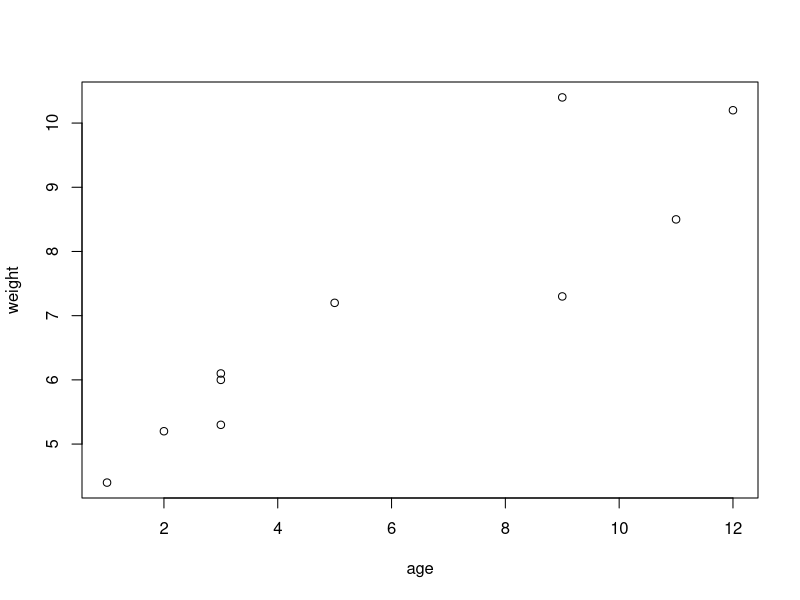
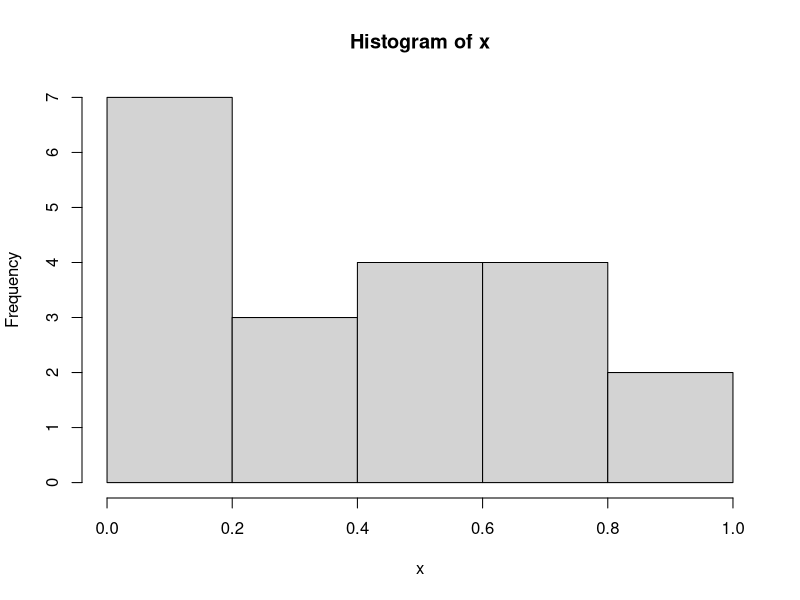

Recreate these plots in R, in order. (Note: this script raises an error after producing the figures.)
#------------------------------------#
# R in Action (2nd ed): Chapter 1    #
# Introduction to R                  #
#------------------------------------#

# A sample R session
# q() is commented out so you don't accidently exit

# Listing 1.1 - A Sample R session

age <- c(1,3,5,2,11,9,3,9,12,3)
weight <- c(4.4,5.3,7.2,5.2,8.5,7.3,6.0,10.4,10.2,6.1)
mean(weight)
sd(weight)
cor(age,weight)
plot(age,weight)
# q()


# Listing 1.2 - An example of commands used to manage the R Workspace. 

setwd("/Users/hongwei/Documents/GitHub/R-in-Action") # change the path to one of your directories
#dir.create() and then setwd() to set a new dir as work path.
options()
options(digits=3)
x <- runif(20)
summary(x)
hist(x)
savehistory()
#load(".RData") to get back the values
save.image()
# q()


# Listing 1.3 - Working with a new package

#source("script1.R")
#sink("myoutput",append=TRUE,split=TRUE) put out put to screen and add the new output after myoutput doc.
#pdf() save as pdf
#sink() and dev.off() put all to screen.
help.start()
install.packages("vcd")
.libPaths() #show library path.
library() #show all packages.
update.packages()
help(package="vcd")
library(vcd)
help(Arthritis)
Arthritis
example(Arthritis)
# q()

#R CMD BATCH options infile outfile
